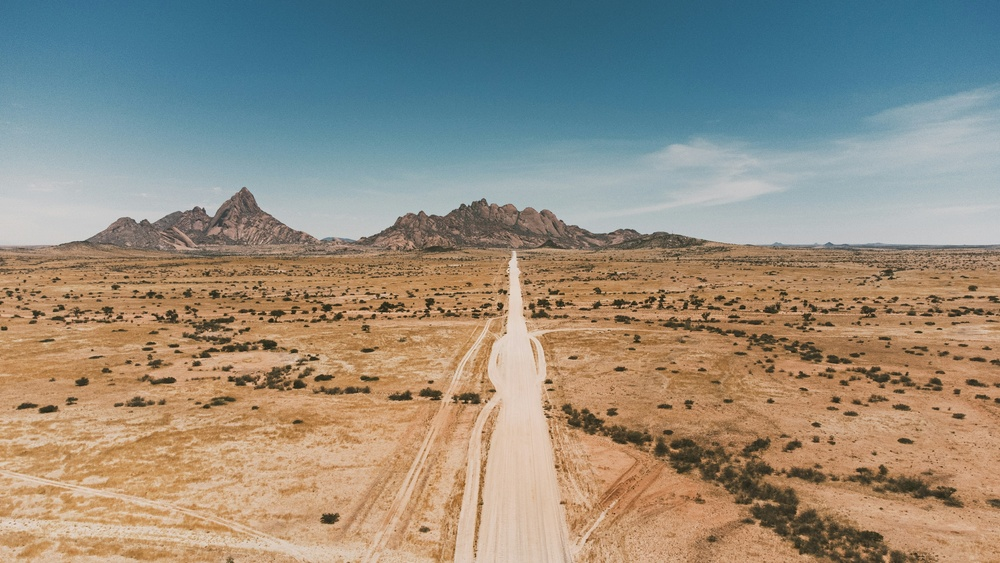
#> input picture Classwork/OpenCV/Color Conversions and Cropping/example.jpg, 1000 x 563 px, shrunk from 3870 x 2177 before the run, found by its file name
$ python main.py
#> lines starting #> are read from the running program, lines starting #| are printed output that depends on the picture
from matplotlib import pyplot as plt
import numpy as np
import cv2

image = cv2.imread(r'Homework\Image Manipulation\example.jpg')
#> image is the input picture: shape (563, 1000, 3); mean B, G, R 127.1, 140.9, 147.9
image_rgb = cv2.cvtColor(image, cv2.COLOR_BGR2RGB)

h, w = image_rgb.shape[:2]
#> h = 563; w = 1000

grayscale_image = cv2.cvtColor(image_rgb, cv2.COLOR_RGB2GRAY)
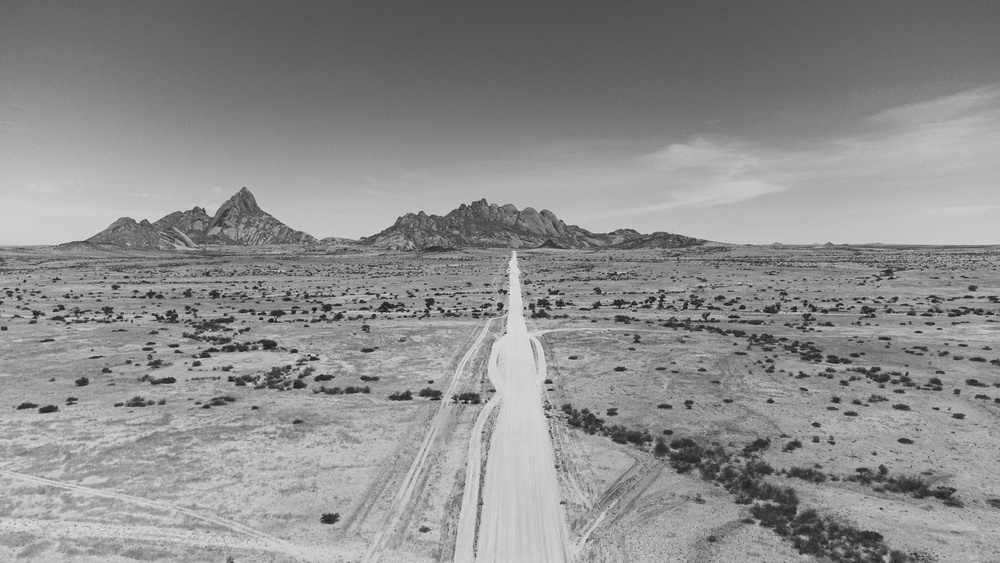
#> grayscale_image: shape (563, 1000); min 20, max 229, mean 141.4
plt.imshow(grayscale_image, cmap='gray')
plt.title("Grayscale Image")
plt.show()

brightened_image = cv2.add(image_rgb, np.ones(image.shape, dtype='uint8') * 40)
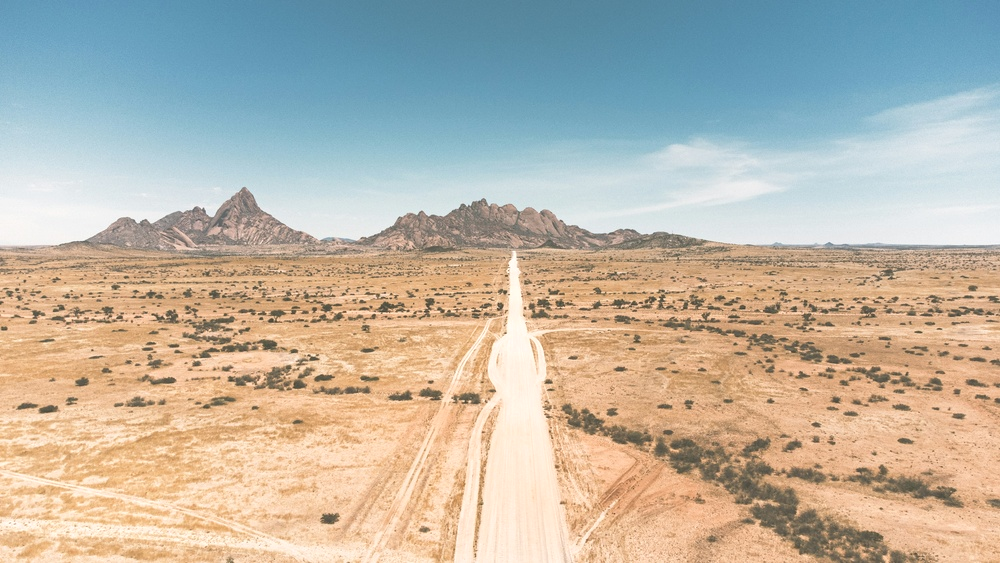
#> brightened_image: shape (563, 1000, 3); mean R, G, B 187.5, 180.9, 167.1
plt.imshow(brightened_image)
plt.title("Brightened Image")
plt.show()

cropped_image = image_rgb[int(h*0.05):int(h*0.45), int(w*0.35):int(w*0.65)]
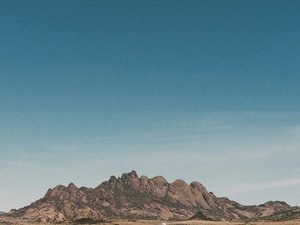
#> cropped_image: shape (225, 300, 3); mean R, G, B 102.4, 134.3, 146.4
plt.imshow(cropped_image)
plt.title("Cropped Image")
plt.show()

center = (h//2, w//2)
#> center = (281, 500)
M = cv2.getRotationMatrix2D(center, 50, 1.0)
rotated = cv2.warpAffine(image_rgb, M, (w, h))
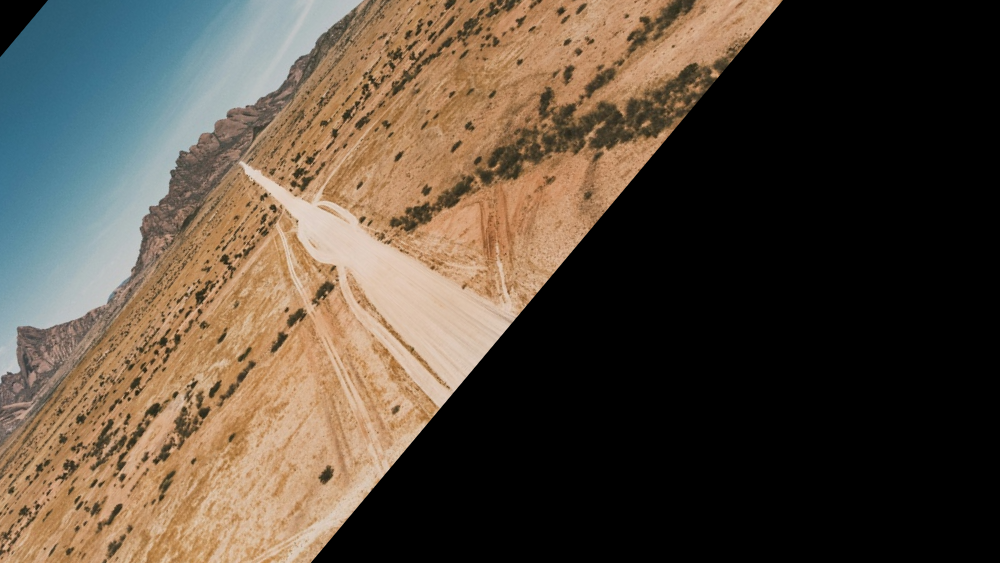
#> rotated: shape (563, 1000, 3); mean R, G, B 87.6, 75.8, 62.6
plt.imshow(rotated)
plt.title("Rotated Image")
plt.show()
